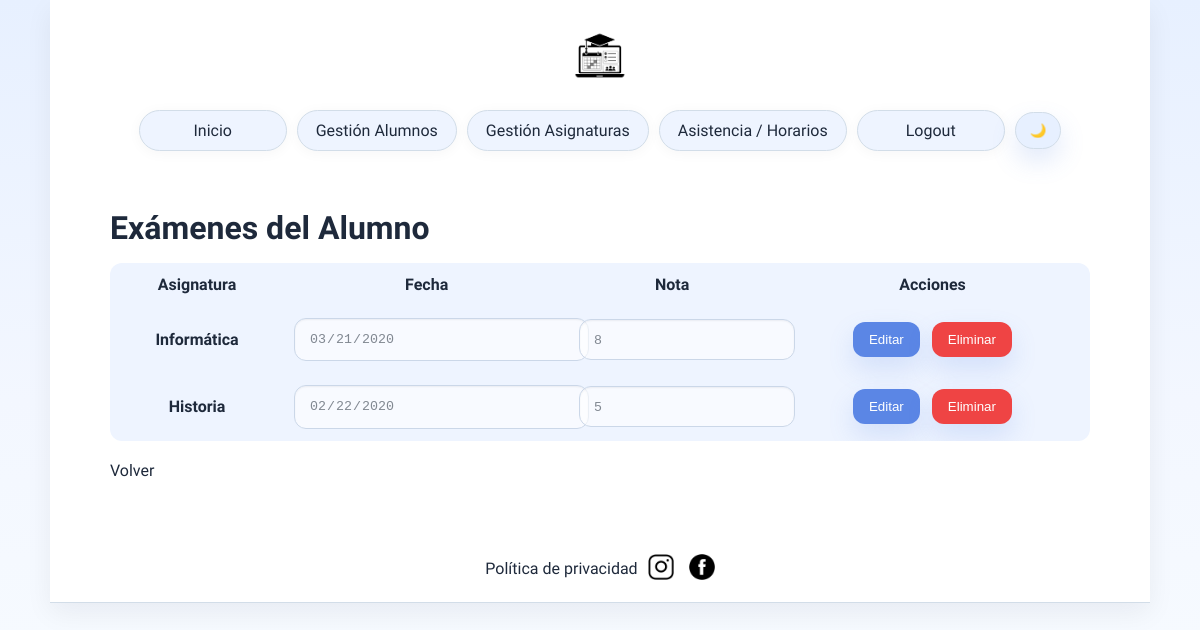
Page /examenesRealizados.php?id=1 (signed in) on the committed database.
### tables this page shows
CREATE TABLE `Examen` (
  `idAlumno` int(5) UNSIGNED NOT NULL,
  `idAsignatura` int(5) UNSIGNED NOT NULL,
  `fecha` date NOT NULL,
  `nota` decimal(10,0) NOT NULL
);

CREATE TABLE `Asignatura` (
  `id` int(5) UNSIGNED NOT NULL,
  `nombre` varchar(255) NOT NULL,
  `curso` varchar(255) NOT NULL
);

### models/mysqlConnect.php (called while the page is built, shortened)
<?php
    class mysqlConn{
        private $msqli;
        public function __construct(){
            $this->server = getenv('DB_HOST') !== false ? getenv('DB_HOST') : 'localhost';
            $this->user = getenv('DB_USER') !== false ? getenv('DB_USER') : 'root';
            $this->password = getenv('DB_PASSWORD') !== false ? getenv('DB_PASSWORD') : '';
            $this->database = getenv('DB_NAME') !== false ? getenv('DB_NAME') : 'almamater';
            $this->msqli = new mysqli($this->server, $this->user, $this->password, $this->database);
            $this->msqli->set_charset("utf8");
    }
    public function preparar($sql){
        try {
            return $this->msqli->prepare($sql);
        } catch (mysqli_sql_exception $e) {
            error_log("Error SQL al preparar sentencia: " . $e->getMessage());
            return false;
        }
    }
}
?>

### controllers/AlumnoController.php (called while the page is built, shortened)
<?php
require_once(__DIR__ . "/../models/mysqlConnect.php");
class AlumnoController {
    private $conexion;
    public function __construct() {
        $this->conexion = new mysqlConn();
    }
    public function getExamenesPorAlumno($idAlumno) {
        $stmt = $this->conexion->preparar("SELECT e.idAlumno, e.idAsignatura, e.fecha, e.nota, a.nombre AS asignatura
                FROM Examen e
                LEFT JOIN Asignatura a ON a.id = e.idAsignatura
                WHERE e.idAlumno = ?
                ORDER BY e.fecha DESC, e.idAsignatura DESC");
        $idInt = intval($idAlumno);
        $stmt->bind_param("i", $idInt);
        $stmt->execute();
        $result = $stmt->get_result();
        return $result;
    }
}
?>

### examenesRealizados.php (the view, shortened to what this page needs)
<?php
require("views/cabecera.php");
require_once("controllers/AlumnoController.php");
$alumnoController = new AlumnoController();
$idAlumno = isset($_GET['id']) ? intval($_GET['id']) : 0;
$examenes = $alumnoController->getExamenesPorAlumno($idAlumno);
?>
<div id="contenido">
	<h1>Exámenes del Alumno</h1>
	<table>
		<tr>
			<td id="filaAlumnos">Asignatura</td>
			<td id="filaAlumnos">Fecha</td>
			<td id="filaAlumnos">Nota</td>
			<td id="filaAlumnos">Acciones</td>
		</tr>
		<?php while ($row = $examenes->fetch_assoc()) { ?>
			<form action="controllers/accionesExamen.php" method="post">
			<tr>
				<td id="filaAlumnos"><?php echo $row['asignatura'] ?: '—'; ?></td>
				<td id="filaAlumnos"><input type="date" name="nuevaFecha" value="<?php echo htmlspecialchars($row['fecha']); ?>" disabled></td>
				<td id="filaAlumnos"><input type="number" name="nuevaNota" min="0" max="10" step="0.01" value="<?php echo htmlspecialchars($row['nota']); ?>" disabled></td>
				<td id="filaAlumnos">
					<button type="button" class="btn-editar">Editar</button>
					<button type="submit" name="eliminarExamen" class="btn-cancelar">Eliminar</button>
				</td>
			</tr>
			</form>
		<?php } ?>
	</table>
	<p style="margin-top:20px;"><a href="/editorAlumnos.php">Volver</a></p>
</div>
<?php require("views/pieDePagina.php"); ?>
</html>
</html>

### academia.css (style rules this page uses)
:root { --page-bg: linear-gradient(180deg, #e7f0ff 0%, #f3f7ff 50%, #f8fcff 100%); --text-color: #1e293b; --muted-color: #4b5563; --card-bg: #ffffff; --card-text: #0f172a; --border-color: #d2dde8; --input-bg: #f8fbff; --input-border: #cbd7e8; --input-text: #1e293b; --link-color: #1e293b; --link-hover: #3f6de1; --primary-color: #5b86e5; --primary-contrast: #ffffff; --success-color: #22c55e; --danger-color: #ef4444; --hover-bg: #e7f0ff; --table-row-bg: #f6fbff; --table-header-bg: #eef4ff; --shadow: 0 18px 40px rgba(15, 23, 42, 0.08); --shadow-soft: 0 10px 26px rgba(15, 23, 42, 0.06); --hero-bg: #eef4ff; }
body { min-height: 100vh; margin: 0; font-family: 'Actor', Arial, sans-serif; color: var(--text-color); background: var(--page-bg); transition: background 0.3s ease, color 0.3s ease; }
#cabecera, #contenido, #piePagina { max-width: 1100px; margin: 0 auto; padding: 0 20px; }
#contenido { clear: both; margin: 20px auto 40px; color: var(--text-color); width: 100%; max-width: 980px; }
a { text-decoration: none; color: var(--link-color); }
table { width: 100%; margin-top: 16px; background: var(--card-bg); border-radius: 12px; border-collapse: collapse; overflow: hidden; box-shadow: 0 6px 18px var(--shadow); }
td { text-align: center; padding: 12px 10px; border-bottom: 1px solid var(--border-color); color: var(--text-color); }
#filaAlumnos { font-weight: 600; background: var(--table-header-bg); color: var(--text-color); border-bottom: none; }
td button { margin: 0 4px; }
.btn-editar { background: var(--primary-color); }
.btn-cancelar { background: var(--danger-color); }
h1 { margin: 10px 0 6px 0; font-size: clamp(2rem, 2.4vw, 3rem); }
input[type="text"], input[type="number"], input[type="date"], select { padding: 12px 14px; border: 1px solid var(--input-border); border-radius: 12px; outline: none; width: 100%; max-width: 100%; background: var(--input-bg); color: var(--input-text); box-shadow: inset 0 1px 2px rgba(15,23,42,0.06); }
input[disabled] { background: rgba(255,255,255,0.6); color: rgba(31, 41, 55, 0.55); }
button, input[type="submit"] { padding: 10px 16px; border: none; border-radius: 12px; background: var(--primary-color); color: var(--primary-contrast); cursor: pointer; box-shadow: 0 12px 26px rgba(91,134,229,0.18); transition: filter 0.2s ease, transform 0.2s ease; }

### rows in the picture
examen: idAsignatura.nombre "Informática", nuevaFecha "03/21/2020", nuevaNota "8"
examen: idAsignatura.nombre "Historia", nuevaFecha "02/22/2020", nuevaNota "5"
